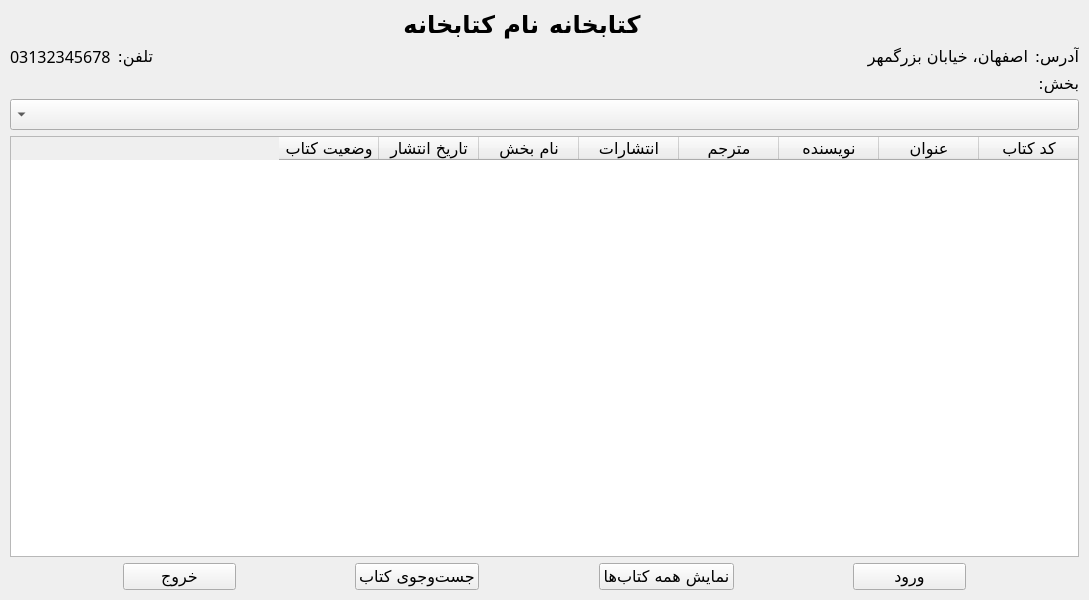
<?xml version="1.0" encoding="UTF-8"?>
<ui version="4.0">
 <class>UserMainWindow</class>
 <widget class="QMainWindow" name="UserMainWindow">
  <property name="geometry">
   <rect>
    <x>0</x>
    <y>0</y>
    <width>1089</width>
    <height>600</height>
   </rect>
  </property>
  <property name="font">
   <font>
    <family>B Nazanin</family>
    <pointsize>12</pointsize>
   </font>
  </property>
  <property name="windowTitle">
   <string>کتابخانه</string>
  </property>
  <property name="layoutDirection">
   <enum>Qt::RightToLeft</enum>
  </property>
  <property name="locale">
   <locale language="Persian" country="Iran"/>
  </property>
  <widget class="QWidget" name="centralwidget">
   <layout class="QVBoxLayout" name="verticalLayout">
    <property name="leftMargin">
     <number>10</number>
    </property>
    <property name="topMargin">
     <number>10</number>
    </property>
    <property name="rightMargin">
     <number>10</number>
    </property>
    <property name="bottomMargin">
     <number>10</number>
    </property>
    <item>
     <layout class="QHBoxLayout" name="hlay_lib_name">
      <property name="spacing">
       <number>10</number>
      </property>
      <item>
       <widget class="QLabel" name="lbl_lib">
        <property name="font">
         <font>
          <pointsize>18</pointsize>
          <weight>75</weight>
          <bold>true</bold>
         </font>
        </property>
        <property name="text">
         <string>کتابخانه</string>
        </property>
        <property name="alignment">
         <set>Qt::AlignRight|Qt::AlignTrailing|Qt::AlignVCenter</set>
        </property>
       </widget>
      </item>
      <item>
       <widget class="QLabel" name="lbl_lib_name">
        <property name="font">
         <font>
          <pointsize>18</pointsize>
          <weight>75</weight>
          <bold>true</bold>
         </font>
        </property>
        <property name="text">
         <string>نام کتابخانه</string>
        </property>
       </widget>
      </item>
     </layout>
    </item>
    <item>
     <layout class="QHBoxLayout" name="hlay_lib_info">
      <item>
       <widget class="QLabel" name="lbl_address_title">
        <property name="text">
         <string>آدرس:</string>
        </property>
       </widget>
      </item>
      <item>
       <widget class="QLabel" name="lbl_address">
        <property name="text">
         <string>اصفهان، خیابان بزرگمهر</string>
        </property>
       </widget>
      </item>
      <item>
       <spacer name="hspace_lib_info">
        <property name="orientation">
         <enum>Qt::Horizontal</enum>
        </property>
        <property name="sizeHint" stdset="0">
         <size>
          <width>40</width>
          <height>20</height>
         </size>
        </property>
       </spacer>
      </item>
      <item>
       <widget class="QLabel" name="lbl_tel_title">
        <property name="text">
         <string>تلفن:</string>
        </property>
       </widget>
      </item>
      <item>
       <widget class="QLabel" name="lbl_tel">
        <property name="text">
         <string>03132345678</string>
        </property>
       </widget>
      </item>
     </layout>
    </item>
    <item>
     <widget class="QLabel" name="lbl_section">
      <property name="text">
       <string>بخش:</string>
      </property>
     </widget>
    </item>
    <item>
     <widget class="QComboBox" name="cmb_section"/>
    </item>
    <item>
     <widget class="QTableWidget" name="tbl_books">
      <property name="selectionBehavior">
       <enum>QAbstractItemView::SelectRows</enum>
      </property>
      <column>
       <property name="text">
        <string>کد کتاب</string>
       </property>
       <property name="font">
        <font>
         <family>B Nazanin</family>
         <pointsize>12</pointsize>
        </font>
       </property>
      </column>
      <column>
       <property name="text">
        <string>عنوان</string>
       </property>
       <property name="font">
        <font>
         <family>B Nazanin</family>
         <pointsize>12</pointsize>
        </font>
       </property>
      </column>
      <column>
       <property name="text">
        <string>نویسنده</string>
       </property>
       <property name="font">
        <font>
         <family>B Nazanin</family>
         <pointsize>12</pointsize>
        </font>
       </property>
      </column>
      <column>
       <property name="text">
        <string>مترجم</string>
       </property>
       <property name="font">
        <font>
         <family>B Nazanin</family>
         <pointsize>12</pointsize>
        </font>
       </property>
      </column>
      <column>
       <property name="text">
        <string>انتشارات</string>
       </property>
       <property name="font">
        <font>
         <family>B Nazanin</family>
         <pointsize>12</pointsize>
        </font>
       </property>
      </column>
      <column>
       <property name="text">
        <string>نام بخش</string>
       </property>
       <property name="font">
        <font>
         <family>B Nazanin</family>
         <pointsize>12</pointsize>
        </font>
       </property>
      </column>
      <column>
       <property name="text">
        <string>تاریخ انتشار</string>
       </property>
       <property name="font">
        <font>
         <family>B Nazanin</family>
         <pointsize>12</pointsize>
        </font>
       </property>
      </column>
      <column>
       <property name="text">
        <string>وضعیت کتاب</string>
       </property>
       <property name="font">
        <font>
         <family>B Nazanin</family>
         <pointsize>12</pointsize>
        </font>
       </property>
      </column>
     </widget>
    </item>
    <item>
     <layout class="QHBoxLayout" name="hlay_buttons">
      <item>
       <spacer name="horizontalSpacer_4">
        <property name="orientation">
         <enum>Qt::Horizontal</enum>
        </property>
        <property name="sizeHint" stdset="0">
         <size>
          <width>40</width>
          <height>20</height>
         </size>
        </property>
       </spacer>
      </item>
      <item>
       <widget class="QPushButton" name="btn_Login">
        <property name="sizePolicy">
         <sizepolicy hsizetype="Expanding" vsizetype="Fixed">
          <horstretch>0</horstretch>
          <verstretch>0</verstretch>
         </sizepolicy>
        </property>
        <property name="text">
         <string>ورود</string>
        </property>
        <property name="iconSize">
         <size>
          <width>32</width>
          <height>32</height>
         </size>
        </property>
       </widget>
      </item>
      <item>
       <spacer name="horizontalSpacer">
        <property name="orientation">
         <enum>Qt::Horizontal</enum>
        </property>
        <property name="sizeHint" stdset="0">
         <size>
          <width>40</width>
          <height>20</height>
         </size>
        </property>
       </spacer>
      </item>
      <item>
       <widget class="QPushButton" name="btn_show_all">
        <property name="sizePolicy">
         <sizepolicy hsizetype="Expanding" vsizetype="Fixed">
          <horstretch>0</horstretch>
          <verstretch>0</verstretch>
         </sizepolicy>
        </property>
        <property name="text">
         <string>نمایش همه کتاب‌ها</string>
        </property>
        <property name="iconSize">
         <size>
          <width>32</width>
          <height>32</height>
         </size>
        </property>
       </widget>
      </item>
      <item>
       <spacer name="horizontalSpacer_2">
        <property name="orientation">
         <enum>Qt::Horizontal</enum>
        </property>
        <property name="sizeType">
         <enum>QSizePolicy::Expanding</enum>
        </property>
        <property name="sizeHint" stdset="0">
         <size>
          <width>40</width>
          <height>20</height>
         </size>
        </property>
       </spacer>
      </item>
      <item>
       <widget class="QPushButton" name="btn_search">
        <property name="sizePolicy">
         <sizepolicy hsizetype="Expanding" vsizetype="Fixed">
          <horstretch>0</horstretch>
          <verstretch>0</verstretch>
         </sizepolicy>
        </property>
        <property name="text">
         <string>جست‌وجوی کتاب</string>
        </property>
        <property name="iconSize">
         <size>
          <width>32</width>
          <height>32</height>
         </size>
        </property>
       </widget>
      </item>
      <item>
       <spacer name="horizontalSpacer_3">
        <property name="orientation">
         <enum>Qt::Horizontal</enum>
        </property>
        <property name="sizeHint" stdset="0">
         <size>
          <width>40</width>
          <height>20</height>
         </size>
        </property>
       </spacer>
      </item>
      <item>
       <widget class="QPushButton" name="btn_exit">
        <property name="sizePolicy">
         <sizepolicy hsizetype="Expanding" vsizetype="Fixed">
          <horstretch>0</horstretch>
          <verstretch>0</verstretch>
         </sizepolicy>
        </property>
        <property name="text">
         <string>خروج</string>
        </property>
        <property name="iconSize">
         <size>
          <width>32</width>
          <height>32</height>
         </size>
        </property>
       </widget>
      </item>
      <item>
       <spacer name="horizontalSpacer_5">
        <property name="orientation">
         <enum>Qt::Horizontal</enum>
        </property>
        <property name="sizeHint" stdset="0">
         <size>
          <width>40</width>
          <height>20</height>
         </size>
        </property>
       </spacer>
      </item>
     </layout>
    </item>
   </layout>
  </widget>
 </widget>
 <resources/>
 <connections/>
</ui>
